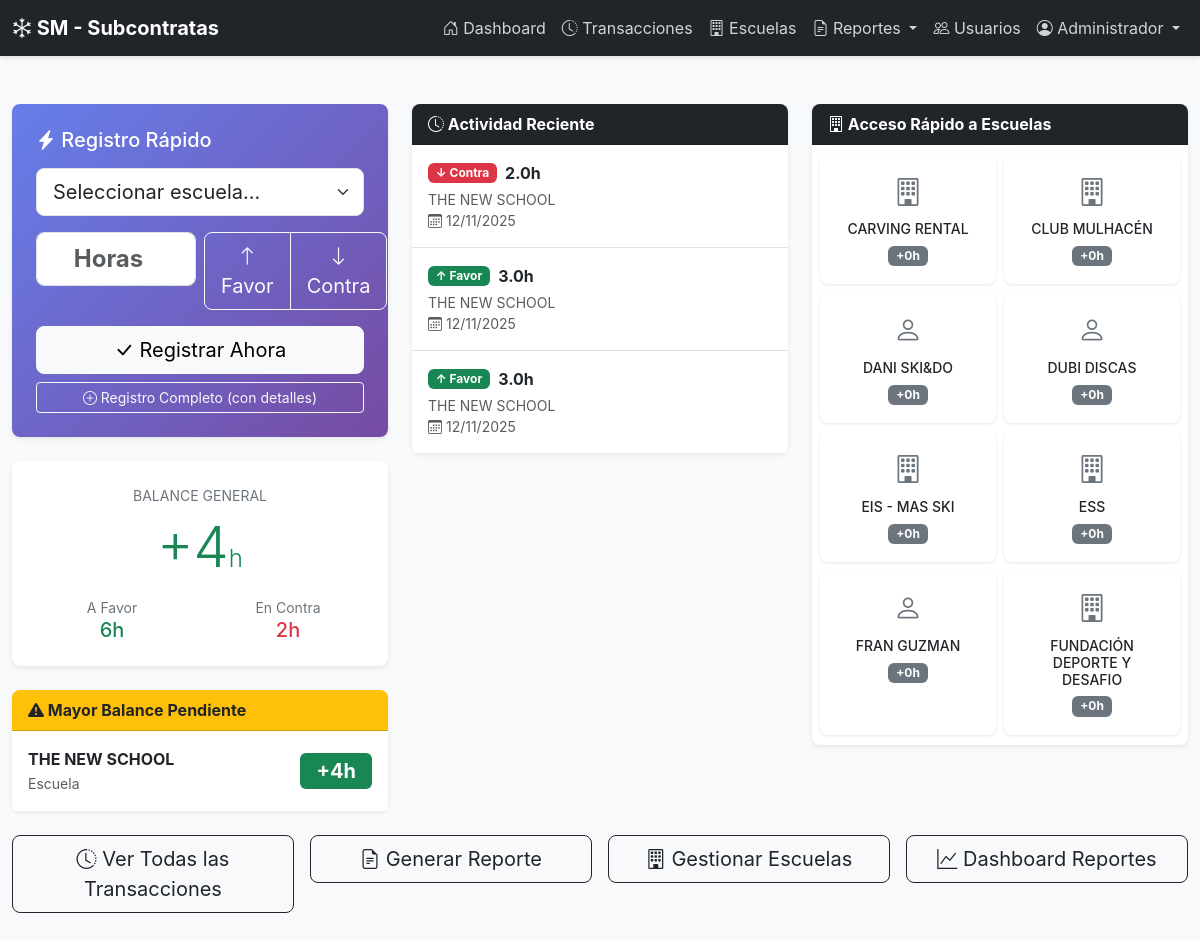
/index_v2.php (signed in), run on the app's committed database.
### tables this page shows
CREATE TABLE `contrapartes` (
  `id` int(11) NOT NULL,
  `nombre` varchar(200) NOT NULL,
  `tipo` enum('escuela','autonomo') DEFAULT 'escuela',
  `contacto` varchar(100) DEFAULT NULL,
  `telefono` varchar(20) DEFAULT NULL,
  `email` varchar(100) DEFAULT NULL,
  `usuario_id` int(11) DEFAULT NULL,
  `notas` text DEFAULT NULL,
  `activo` tinyint(1) DEFAULT 1,
  `fecha_creacion` timestamp NOT NULL DEFAULT current_timestamp()
);

CREATE TABLE `transacciones` (
  `id` int(11) NOT NULL,
  `fecha` date NOT NULL,
  `contraparte_id` int(11) NOT NULL,
  `tipo` enum('favor','contra') NOT NULL COMMENT 'favor=cedimos, contra=solicitamos',
  `horas` decimal(6,2) NOT NULL,
  `disciplina` enum('ski','snowboard','ambos') DEFAULT NULL,
  `nivel` enum('principiante','intermedio','avanzado') DEFAULT NULL,
  `idiomas` varchar(200) DEFAULT NULL,
  `notas` text DEFAULT NULL,
  `usuario_registro_id` int(11) DEFAULT NULL,
  `fecha_creacion` timestamp NOT NULL DEFAULT current_timestamp()
);

### index_v2.php (the view, shortened to what this page needs)
<?php
require_once 'config/database.php';
$stats = [
    'total_contrapartes' => 0,
    'total_favor' => 0,
    'total_contra' => 0,
    'balance_general' => 0
];
$sql = "SELECT COUNT(*) as total FROM contrapartes WHERE activo = 1";
$result = $conn->query($sql);
$stats['total_contrapartes'] = $result->fetch_assoc()['total'];
$sql = "SELECT
    SUM(CASE WHEN tipo = 'favor' THEN horas ELSE 0 END) as favor,
    SUM(CASE WHEN tipo = 'contra' THEN horas ELSE 0 END) as contra
    FROM transacciones";
$result = $conn->query($sql);
$row = $result->fetch_assoc();
$stats['total_favor'] = $row['favor'] ?? 0;
$stats['total_contra'] = $row['contra'] ?? 0;
$stats['balance_general'] = $stats['total_favor'] - $stats['total_contra'];
$sql = "SELECT
    c.id,
    c.nombre,
    c.tipo,
    COALESCE(SUM(CASE WHEN t.tipo = 'favor' THEN t.horas ELSE 0 END), 0) as horas_favor,
    COALESCE(SUM(CASE WHEN t.tipo = 'contra' THEN t.horas ELSE 0 END), 0) as horas_contra,
    COALESCE(SUM(p.horas_saldadas), 0) as horas_pagadas,
    MAX(t.fecha) as ultima_transaccion
    FROM contrapartes c
    LEFT JOIN transacciones t ON c.id = t.contraparte_id
    LEFT JOIN pagos p ON c.id = p.contraparte_id
    WHERE c.activo = 1
    GROUP BY c.id, c.nombre, c.tipo
    HAVING ABS((SUM(CASE WHEN t.tipo = 'favor' THEN t.horas ELSE 0 END) -
                SUM(CASE WHEN t.tipo = 'contra' THEN t.horas ELSE 0 END) -
                COALESCE(SUM(p.horas_saldadas), 0))) > 0
    ORDER BY ABS((SUM(CASE WHEN t.tipo = 'favor' THEN t.horas ELSE 0 END) -
                  SUM(CASE WHEN t.tipo = 'contra' THEN t.horas ELSE 0 END) -
                  COALESCE(SUM(p.horas_saldadas), 0))) DESC
    LIMIT 5";
$top_urgentes = $conn->query($sql);
$sql = "SELECT t.*, c.nombre as contraparte_nombre, c.tipo as contraparte_tipo
        FROM transacciones t
        INNER JOIN contrapartes c ON t.contraparte_id = c.id
        ORDER BY t.fecha DESC, t.id DESC
        LIMIT 10";
$actividad_reciente = $conn->query($sql);
$sql = "SELECT
    c.id,
    c.nombre,
    c.tipo,
    COALESCE(SUM(CASE WHEN t.tipo = 'favor' THEN t.horas ELSE 0 END), 0) as horas_favor,
    COALESCE(SUM(CASE WHEN t.tipo = 'contra' THEN t.horas ELSE 0 END), 0) as horas_contra,
    COALESCE(SUM(p.horas_saldadas), 0) as horas_pagadas
    FROM contrapartes c
    LEFT JOIN transacciones t ON c.id = t.contraparte_id
    LEFT JOIN pagos p ON c.id = p.contraparte_id
    WHERE c.activo = 1
    GROUP BY c.id, c.nombre, c.tipo
    ORDER BY c.nombre";
$todas_contrapartes = $conn->query($sql);
?>
<!DOCTYPE html>
<html lang="es">
<head>
    <link href="https://cdn.jsdelivr.net/npm/bootstrap@5.3.0/dist/css/bootstrap.min.css" rel="stylesheet">
    <link rel="stylesheet" href="https://cdn.jsdelivr.net/npm/bootstrap-icons@1.11.0/font/bootstrap-icons.css">
    <link rel="stylesheet" href="assets/css/style.css">
</head>
<body class="bg-light">
    <?php include 'includes/navbar.php'; ?>
    <div class="container-fluid py-4">
        <div class="row g-4">
            <div class="col-lg-4">
                <div class="card border-0 shadow-sm mb-4" style="background: linear-gradient(135deg, #667eea 0%, #764ba2 100%);">
                    <div class="card-body text-white p-4">
                        <h5 class="mb-3"><i class="bi bi-lightning-charge-fill"></i> Registro Rápido</h5>
                        <form method="POST" id="formRapido">
                            <div class="mb-3">
                                <select name="contraparte_id" class="form-select form-select-lg" required>
                                    <option value="">Seleccionar escuela...</option>
                                </select>
                            </div>
                            <div class="row g-2 mb-3">
                                <div class="col-6">
                                    <input type="number" name="horas" class="form-control form-control-lg text-center"
                                           placeholder="Horas" step="0.5" min="0.5" required
                                           style="font-size: 1.5rem; font-weight: bold;">
                                </div>
                                <div class="col-6">
                                    <div class="btn-group w-100" role="group">
                                        <label class="btn btn-outline-light btn-lg" for="rapido_favor" title="Cedimos">
                                            <i class="bi bi-arrow-up"></i> Favor
                                        </label>
                                        <label class="btn btn-outline-light btn-lg" for="rapido_contra" title="Solicitamos">
                                            <i class="bi bi-arrow-down"></i> Contra
                                        </label>
                                    </div>
                                </div>
                            </div>
                            <button type="submit" name="guardar_rapido" class="btn btn-light btn-lg w-100">
                                <i class="bi bi-check-lg"></i> Registrar Ahora
                            </button>
                            <button type="button" class="btn btn-outline-light btn-sm w-100 mt-2"
                                    data-bs-toggle="modal" data-bs-target="#modalCompleto">
                                <i class="bi bi-plus-circle"></i> Registro Completo (con detalles)
                            </button>
                        </form>
                    </div>
                </div>
                <div class="card border-0 shadow-sm mb-4">
                    <div class="card-body text-center p-4">
                        <div class="mini-stat mb-2">BALANCE GENERAL</div>
                        <h1 class="display-4 mb-3 <?php echo $stats['balance_general'] >= 0 ? 'text-success' : 'text-danger'; ?>">
                            <?php echo $stats['balance_general'] >= 0 ? '+' : ''; ?><?php echo number_format($stats['balance_general'], 0); ?><small class="fs-4">h</small>
                        </h1>
                        <div class="row text-center">
                            <div class="col-6">
                                <div class="mini-stat">A Favor</div>
                                <h5 class="text-success mb-0"><?php echo number_format($stats['total_favor'], 0); ?>h</h5>
                            </div>
                            <div class="col-6">
                                <div class="mini-stat">En Contra</div>
                                <h5 class="text-danger mb-0"><?php echo number_format($stats['total_contra'], 0); ?>h</h5>
                            </div>
                        </div>
                    </div>
                </div>
                <div class="card border-0 shadow-sm">
                    <div class="card-header bg-warning text-dark fw-bold">
                        <i class="bi bi-exclamation-triangle-fill"></i> Mayor Balance Pendiente
                    </div>
                    <div class="list-group list-group-flush">
                        <?php if ($top_urgentes->num_rows > 0): ?>
                            <?php while ($urg = $top_urgentes->fetch_assoc()):
                                $balance = $urg['horas_favor'] - $urg['horas_contra'] - $urg['horas_pagadas'];
                            ?>
                            <a href="detalle.php?id=<?php echo $urg['id']; ?>"
                               class="list-group-item list-group-item-action">
                                <div class="d-flex justify-content-between align-items-center">
                                    <div>
                                        <strong><?php echo htmlspecialchars($urg['nombre']); ?></strong>
                                        <br><small class="text-muted"><?php echo ucfirst($urg['tipo']); ?></small>
                                    </div>
                                    <span class="badge balance-badge-lg bg-<?php echo $balance >= 0 ? 'success' : 'danger'; ?>">
                                        <?php echo $balance >= 0 ? '+' : ''; ?><?php echo number_format($balance, 0); ?>h
                                    </span>
                                </div>
                            </a>
                            <?php endwhile; ?>
                        <?php else: ?>
                            <div class="list-group-item text-center text-muted">
                                <i class="bi bi-check-circle"></i> Todo al día
                            </div>
                        <?php endif; ?>
                    </div>
                </div>
            </div>
            <div class="col-lg-4">
                <div class="card border-0 shadow-sm">
                    <div class="card-header bg-dark text-white fw-bold">
                        <i class="bi bi-clock-history"></i> Actividad Reciente
                    </div>
                    <div class="list-group list-group-flush" style="max-height: 600px; overflow-y: auto;">
                        <?php if ($actividad_reciente->num_rows > 0): ?>
                            <?php while ($act = $actividad_reciente->fetch_assoc()): ?>
                            <div class="list-group-item">
                                <div class="d-flex justify-content-between align-items-start">
                                    <div class="flex-grow-1">
                                        <div class="d-flex align-items-center gap-2 mb-1">
                                            <span class="badge <?php echo $act['tipo'] === 'favor' ? 'bg-success' : 'bg-danger'; ?>">
                                                <?php echo $act['tipo'] === 'favor' ? '↑ Favor' : '↓ Contra'; ?>
                                            </span>
                                            <strong><?php echo number_format($act['horas'], 1); ?>h</strong>
                                        </div>
                                        <div class="text-muted small">
                                            <?php echo htmlspecialchars($act['contraparte_nombre']); ?>
                                        </div>
                                        <div class="text-muted small">
                                            <i class="bi bi-calendar3"></i> <?php echo date('d/m/Y', strtotime($act['fecha'])); ?>
                                        </div>
                                    </div>
                                </div>
                            </div>
                            <?php endwhile; ?>
                        <?php endif; ?>
                    </div>
                </div>
            </div>
            <div class="col-lg-4">
                <div class="card border-0 shadow-sm">
                    <div class="card-header bg-dark text-white fw-bold">
                        <i class="bi bi-building"></i> Acceso Rápido a Escuelas
                    </div>
                    <div class="card-body p-2" style="max-height: 600px; overflow-y: auto;">
                        <div class="row g-2">
                            <?php if ($todas_contrapartes->num_rows > 0): ?>
                                <?php while ($cp = $todas_contrapartes->fetch_assoc()):
                                    $balance = $cp['horas_favor'] - $cp['horas_contra'] - $cp['horas_pagadas'];
                                    $balance_class = $balance > 0 ? 'success' : ($balance < 0 ? 'danger' : 'secondary');
                                ?>
                                <div class="col-6">
                                    <a href="detalle.php?id=<?php echo $cp['id']; ?>" class="text-decoration-none">
                                        <div class="card quick-action-card h-100">
                                            <div class="card-body p-3 text-center">
                                                <i class="bi bi-<?php echo $cp['tipo'] === 'escuela' ? 'building' : 'person'; ?> fs-3 text-<?php echo $balance_class; ?>"></i>
                                                <h6 class="mt-2 mb-1 small"><?php echo htmlspecialchars($cp['nombre']); ?></h6>
                                                <span class="badge bg-<?php echo $balance_class; ?>">
                                                    <?php echo $balance >= 0 ? '+' : ''; ?><?php echo number_format($balance, 0); ?>h
                                                </span>
                                            </div>
                                        </div>
                                    </a>
                                </div>
                                <?php endwhile; ?>
                            <?php endif; ?>
                        </div>
                    </div>
                </div>
            </div>
        </div>
        <div class="row g-3 mt-2">
            <div class="col-md-3">
                <a href="transacciones.php" class="btn btn-outline-dark btn-lg w-100">
                    <i class="bi bi-clock-history"></i> Ver Todas las Transacciones
                </a>
            </div>
            <div class="col-md-3">
                <a href="reportes.php" class="btn btn-outline-dark btn-lg w-100">
                    <i class="bi bi-file-earmark-text"></i> Generar Reporte
                </a>
            </div>
            <div class="col-md-3">
                <a href="contrapartes.php" class="btn btn-outline-dark btn-lg w-100">
                    <i class="bi bi-building"></i> Gestionar Escuelas
                </a>
            </div>
            <div class="col-md-3">
                <a href="dashboard_reportes.php" class="btn btn-outline-dark btn-lg w-100">
                    <i class="bi bi-graph-up"></i> Dashboard Reportes
                </a>
            </div>
        </div>
    </div>
</body>
</html>

### assets/css/style.css (style rules this page uses)
:root { --color-primary: #dc3545; --color-secondary: #6c757d; --color-dark: #212529; --color-light: #f8f9fa; --color-success: #28a745; --color-warning: #ffc107; }
body { font-family: -apple-system, BlinkMacSystemFont, "Segoe UI", Roboto, "Helvetica Neue", Arial, sans-serif; color: var(--color-dark); }
.card { border: none; border-radius: 8px; box-shadow: 0 1px 3px rgba(0,0,0,0.1); }
.card-header { background-color: var(--color-dark); color: white; font-weight: 600; border-radius: 8px 8px 0 0 !important; }
.list-group-item { border-left: none; border-right: none; padding: 1rem; transition: background-color 0.2s; }
.list-group-item:first-child { border-top: none; }

### index_v2.php (style rules this page uses)
.quick-action-card { transition: all 0.2s; cursor: pointer; border: 2px solid transparent; }
.mini-stat { font-size: 0.875rem; color: #6c757d; }
.balance-badge-lg { font-size: 1.25rem; padding: 0.5rem 1rem; }

### data on the page
contrapartes: nombre "THE NEW SCHOOL", tipo "Escuela", balance "4"
transacciones: tipo "↓ Contra", horas "2.0", contraparte.nombre "THE NEW SCHOOL", fecha "12/11/2025"
transacciones: tipo "↑ Favor", horas "3.0", contraparte.nombre "THE NEW SCHOOL", fecha "12/11/2025"
transacciones: tipo "↑ Favor", horas "3.0", contraparte.nombre "THE NEW SCHOOL", fecha "12/11/2025"
contrapartes: nombre "CARVING RENTAL", balance "0"
contrapartes: nombre "CLUB MULHACÉN", balance "0"
contrapartes: nombre "DANI SKI&DO", balance "0"
contrapartes: nombre "DUBI DISCAS", balance "0"
contrapartes: nombre "EIS - MAS SKI", balance "0"
contrapartes: nombre "ESS", balance "0"
contrapartes: nombre "FRAN GUZMAN", balance "0"
contrapartes: nombre "FUNDACIÓN DEPORTE Y DESAFIO", balance "0"

### other printed values
$_SESSION['nombre'] "Administrador"
$stats['balance_general'] "4"
$stats['total_favor'] "6"
$stats['total_contra'] "2"
